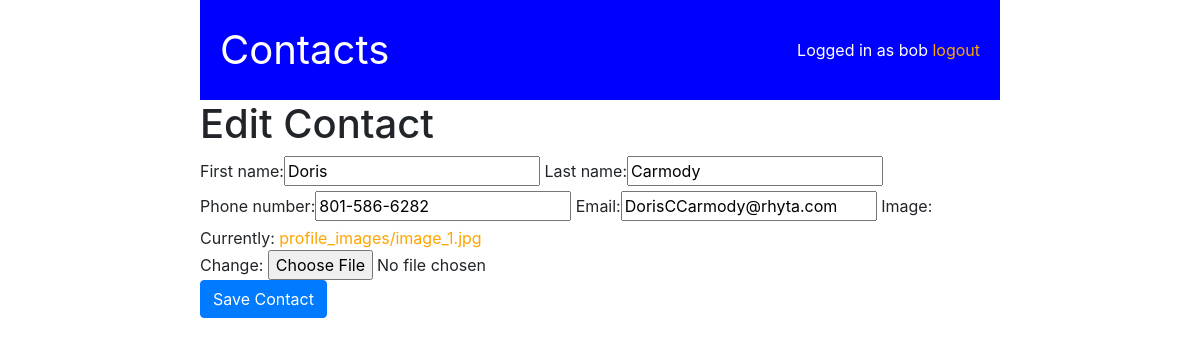
Screenshot of /edit/4/ (signed in) with the database file from the repository.
### contactsapp/models.py (models this page shows, shortened)
class Contact(models.Model):
    first_name = models.CharField(max_length=50)
    last_name = models.CharField(max_length=50)
    phone_number = models.CharField(max_length=50)
    email = models.CharField(max_length=50)
    user = models.ForeignKey(User, on_delete=models.CASCADE, related_name='contacts')
    image = models.ImageField(upload_to='profile_images/', null=True)

### contactsapp/views.py (the view)
# urls.py: path('edit/<int:contact_id>/', views.edit, name='edit'),
@login_required
def edit(request, contact_id):
    contact = get_object_or_404(Contact, id=contact_id, user=request.user)
    if request.method == 'POST':
        form = ContactForm(request.POST, request.FILES, instance=contact)
        if form.is_valid():
            form.save()
            return HttpResponseRedirect(reverse('contactsapp:home'))
    else:
        form = ContactForm(instance=contact)
    context = {
        'form': form
    }
    return render(request, 'contactsapp/edit.html', context)

### contactsapp/forms.py
class ContactForm(ModelForm):
    class Meta:
        model = Contact
        exclude = ['user']

### contactsapp/templates/contactsapp/edit.html (shortened to what this page needs)
{% extends 'contactsapp/base.html' %}
{% load bootstrap %}
{% block content %}
<h1>Edit Contact</h1>
<form action="" method="post" enctype="multipart/form-data">
    {{ form|bootstrap }}
    <div class="form-group">
        <button type="submit" class="btn btn-primary">Save Contact</button>
    </div>
</form>
{% endblock %}

### contactsapp/templates/contactsapp/base.html (shortened to what this page needs)
<!DOCTYPE html>
<html lang="en">
<head>
    <link rel="stylesheet" href="https://stackpath.bootstrapcdn.com/bootstrap/4.5.2/css/bootstrap.min.css">
  </body>
</head>
<body>
    <main>
        <nav>
            <span id="title">Contacts</span>
            <div>
                {% if user.is_authenticated %}
                <span>Logged in as {{user.username}}</span>
                <a href="{% url 'contactsapp:logout' %}">logout</a>
                {% else %}
                <a href="{% url 'contactsapp:login' %}">login</a>
                <span>|</span>
                <a href="{% url 'contactsapp:register' %}">register</a>
                {% endif %}
            </div>
        </nav>
        {% block content %}
        {% endblock %}
    </main>
</body>
</html>

### contactsapp/templates/contactsapp/base.html (style rules this page uses)
body { margin: 0; }
nav { padding:20px; background-color:blue; color:white; display:flex; flex-direction:row; justify-content:space-between; align-items:center; }
#title { font-size:40px; }
main { max-width:800px; margin: 0 auto; }
a { color:orange; }

### rows the page displays
Contact: first_name "Doris", last_name "Carmody", phone_number "801-586-6282", email "DorisCCarmody@rhyta.com"

### other values shown
{{ user.username }} "bob"
